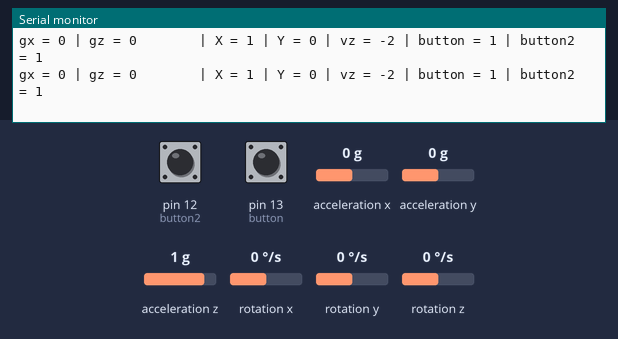
Simulated run of this sketch. Board: Arduino Leonardo, built with avr-gcc and run on an emulated ATmega32U4. Shown: the last lines printed to the serial monitor. The test bench sets the inputs (shaded band); at power-on: rotation x 0 °/s, pin 12 (button2) HIGH, rotation y 0 °/s, pin 13 (button) HIGH, rotation z 0 °/s, acceleration x 0 g, acceleration y 0 g, acceleration z 1 g.

Above: at 1.2 s.
1.3 s: rotation x set to 10 °/s
At 2.4 s:
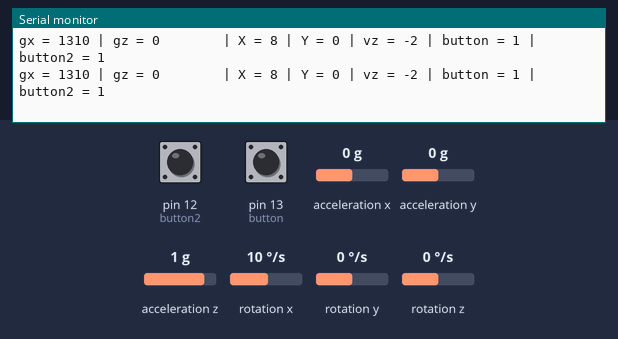
4.3 s: pin 12 (button2) pulled LOW for 0.15 s
5.9 s: rotation y set to 10 °/s
At 7.0 s:
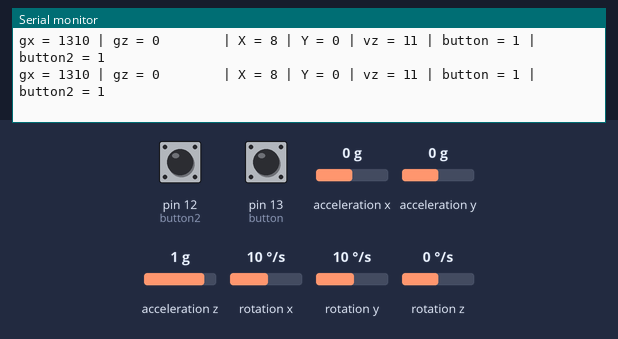
8.9 s: rotation y set to -10 °/s
At 10.0 s:
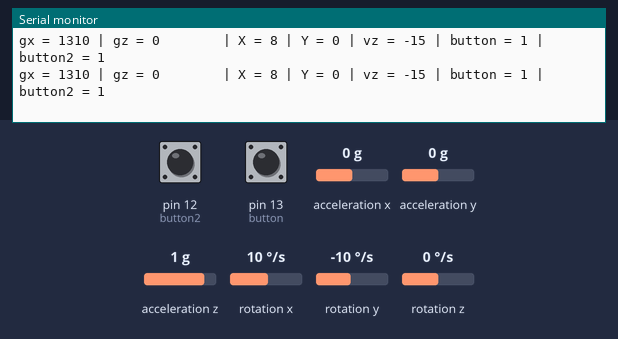
11.9 s: pin 13 (button) pulled LOW for 0.15 s
13.5 s: rotation z set to -10 °/s
At 14.6 s:
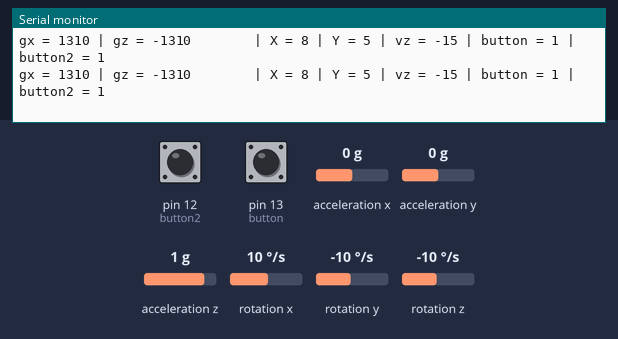
Timing chart, 0 to 16.5 s (numbered marks = the images above; inputs shaded):
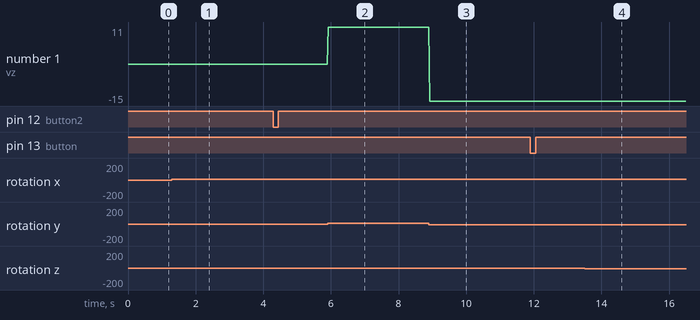

Measured:
- after the input at 1.3 s, the serial monitor: prints a new line at once (image 1)
- after the input at 5.9 s, the serial monitor: prints a new line at once (image 2)
- after the input at 8.9 s, the serial monitor: prints a new line at once (image 3)
- after the input at 13.5 s, the serial monitor: prints a new line at once (image 4)
- plotted number 1: -2 → 11 after the input at 5.9 s, 11 → -15 after the input at 8.9 s

The sketch:

Gesture-mouse.ino
```cpp
#include "I2Cdev.h"
#include "MPU6050.h"
#include "Wire.h"
#include "Mouse.h"

#define button 13    //left-button
#define button2 12   //right-button

boolean buttonState;
boolean buttonState2;


MPU6050 mpu;
int16_t ax, ay, az, gx, gy, gz;
int vx, vy, vz, vx_prec, vy_prec;
void setup() {

  pinMode(button, INPUT_PULLUP);
  pinMode(button2,INPUT_PULLUP);
  Serial.begin(9600);
  Wire.begin();
  mpu.initialize();
  if (!mpu.testConnection()) {
    while (1);
  }
}

void loop() {
  mpu.getMotion6(&ax, &ay, &az, &gx, &gy, &gz);

  vx = (gx + 300) / 200; // "+300" because the x axis of gyroscope give values about -350 while it's not moving. Change this value if you get something different using the TEST code, chacking if there are values far from zero.
  vy = -(gz - 100) / 250; // same here about "-100"
  vz = (gy - 200) / 100;

  Serial.print("gx = ");
  Serial.print(gx);
  Serial.print(" | gz = ");
  Serial.print(gz);

  Serial.print("        | X = ");
  Serial.print(vx);
  Serial.print(" | Y = ");
  Serial.print(vy);
  Serial.print(" | vz = ");
  Serial.print(vz);

  buttonState = digitalRead(button);
  buttonState2 = digitalRead(button2);

  Serial.print(" | button = ");
  Serial.print(buttonState);
  Serial.print(" | button2 = ");
  Serial.println(buttonState2);

  if (buttonState == 0) {
    Mouse.press();
    if ((vx > 6 || vx < -6) || (vy > 6 || vy < -6)) {
      Mouse.move(vy/1.5, -vx/1.5);
    }
  }
  else if (buttonState == 1){
    Mouse.release(MOUSE_LEFT);
    if(buttonState2 == 0){
      Mouse.press(MOUSE_RIGHT);
      if((vx > 6 || vx < 6) || (vy > 6 || vy < -6)){
        Mouse.move(0, -vx*2);
      }
    }
    else if(buttonState2 == 1){
      Mouse.release(MOUSE_RIGHT);
      if((vx > 6 || vx < 6) || (vy > 6 || vy < -6)){
        Mouse.move(vy/1.5, -vx/1.5);
      }
    }
  }
  delay(20);
}
```
